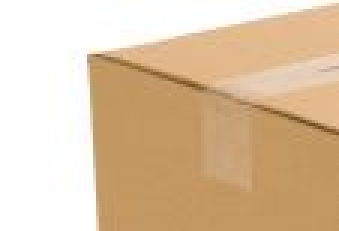
#> input picture image_seg_final/half_box.jpg, 113 x 77 px (shown 3 times larger)
$ python spectral.py
#> lines starting #> are read from the running program, lines starting #| are printed output that depends on the picture
import numpy as np
import cv2
import matplotlib.pyplot as plt

from sklearn.feature_extraction import image
from sklearn.cluster import spectral_clustering

def getLikelihood(imageFile,n):
#> called with imageFile = 'half_box.jpg', n = 2
	img = cv2.imread(imageFile)
#> img is the input picture: shape (77, 113, 3); mean B, G, R 165.2, 195.9, 221.6
	mask = img.astype(bool)
#> mask: shape (77, 113, 3) bool; every value is 1

	img = img.astype(float)
	img += 1 + 0.2 * np.random.randn(*img.shape)
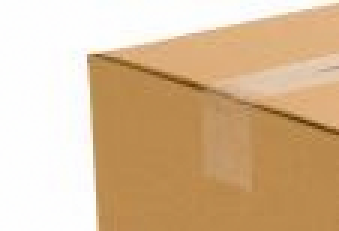
#> img: shape (77, 113, 3) float64 (shown 3 times larger); mean B, G, R 166.2, 196.9, 222.6; drawn with min black and max white

	graph = image.img_to_graph(img, mask=mask)
	graph.data = np.exp(-graph.data / graph.data.std())

	labels = spectral_clustering(graph, n_clusters=3, eigen_solver='arpack')
	label_im = -np.ones(mask.shape)
	label_im[mask] = labels
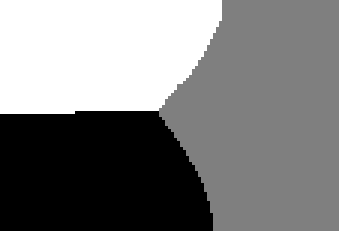
#> label_im: shape (77, 113, 3) float64 (shown 3 times larger); min 0, max 2, mean 0.992; drawn with min black and max white

	#plt.matshow(img)
	#plt.matshow(label_im)

	return label_im,len(label_im)

def getData(image,n):
	f = open('spectralData.txt', 'w')
	dataList,dataSize = getLikelihood(image,n)
#> dataSize = 77
	for data in range(0,dataSize):
		f.write(str(dataList[data])+"\n")
	f.close()

getData("half_box.jpg",2)
